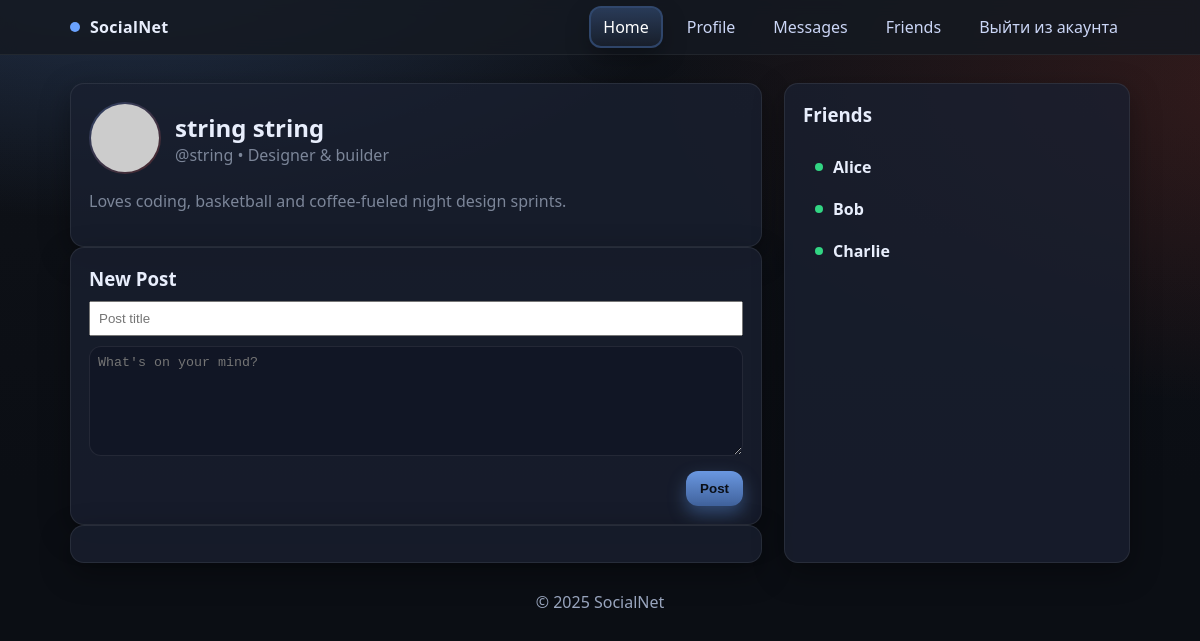
/ (signed in), run on an earlier commit of the app's database.
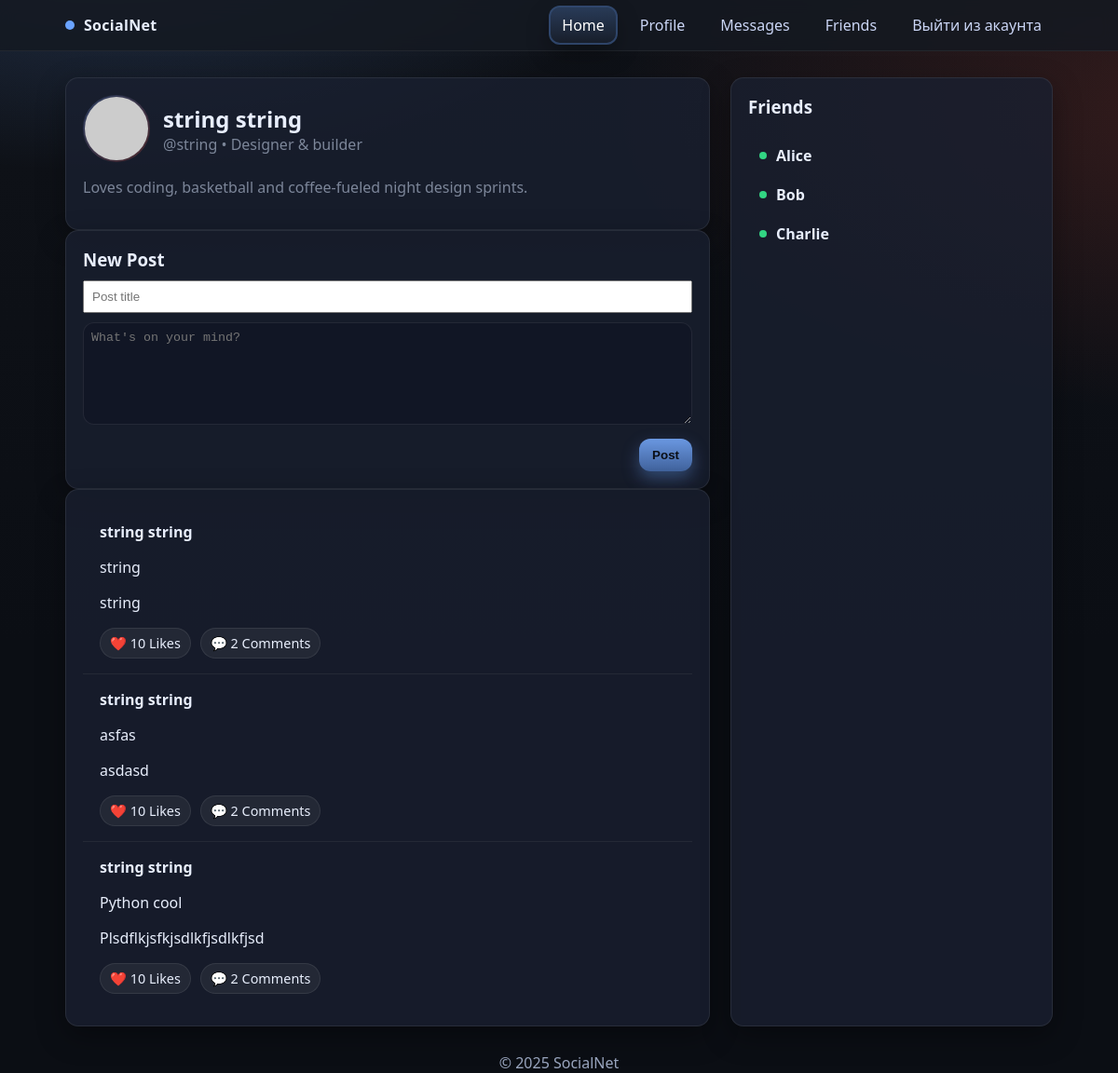
And on a later commit of the database.
### database/models.py (models this page shows)
class User(Base):
    __tablename__ = "users"
    id = Column(Integer, autoincrement=True, primary_key=True)
    name = Column(String(64), nullable=False)
    surname = Column(String(64), nullable=False)
    username = Column(String(64), nullable=False, unique=True)
    email = Column(String(64), nullable=False, unique=True)
    password = Column(String(64), nullable=False)
    phone_number = Column(String, nullable=False, unique=True)
    birthday = Column(String(64), nullable=False)
    city = Column(String, default="Tashkent")
    reg_date = Column(DateTime, default=datetime.now())
    post_fk = relationship("UserPost", back_populates="user_fk", cascade="all, delete-orphan")
    comment_fk = relationship("Comment", back_populates="user_fk", cascade="all, delete-orphan")

class UserPost(Base):
    __tablename__ = "posts"
    id = Column(Integer, autoincrement=True, primary_key=True)
    title = Column(String(150), nullable=False)
    main_text = Column(String(255), nullable=False)
    uid = Column(Integer, ForeignKey("users.id", ondelete="CASCADE"))
    reg_date = Column(DateTime, default=datetime.now())
    user_fk = relationship("User", back_populates="post_fk", lazy="joined")
    photo_fk = relationship("PostPhoto", back_populates="post_fk", cascade="all, delete-orphan")
    comment_fk = relationship("Comment", back_populates="post_fk", cascade="all, delete-orphan")

### main.py (the view)
@app.get("/", include_in_schema=False, response_class=HTMLResponse)
async def main(request: Request, current_user: UserSchema = Depends(get_current_user)):
    all_posts = all_user_posts(current_user.id)
    print(current_user)
    return templates.TemplateResponse(request, name="index.html", context={
        "user": current_user,
        "posts": all_posts
    })

### templates/index.html (shortened to what this page needs)
<!DOCTYPE html>
<html lang="en">
<head>
</head>
<body>
{% if user %}
    <header>
    <div class="wrap">
      <div class="brand">
        <span class="dot"></span>
        <span>SocialNet</span>
      </div>
      <nav>
        <ul>
          <li><a class="active" href="#">Home</a></li>
          <li><a href="#">Profile</a></li>
          <li><a href="#">Messages</a></li>
          <li><a href="#">Friends</a></li>
          <li><a href="/logout">Выйти из акаунта</a></li>
        </ul>
      </nav>
    </div>
  </header>
    <div class="container">
        <main class="main">
            <section id="profile-card" class="card">
    <div class="pad">
      <div class="header">
        <div class="avatar">
          <img src="https://via.placeholder.com/72" alt="User Avatar">
        </div>
        <div>
          <h2 style="margin:0">{{ user.name  }}  {{ user.surname }}</h2>
          <div class="muted">@{{ user.username }} • Designer &amp; builder</div>
        </div>
      </div>
      <p class="muted">Loves coding, basketball and coffee-fueled night design sprints.</p>
    </div>
  </section>
            <section id="new-post" class="card">
    <div class="pad">
      <h3 style="margin:0 0 10px 0">New Post</h3>
       <form id="postForm" onsubmit="return false">
    <input
      id="postTitle"
      type="text"
      placeholder="Post title"
      required
      style="width:100%; padding:8px; margin-bottom:10px;"
    />
    <textarea
      id="postText"
      placeholder="What's on your mind?"
      required
      rows="5"
      style="width:100%; padding:8px;"
    ></textarea>
    <div style="margin-top:10px; display:flex; gap:8px; justify-content:flex-end; align-items:center;">
      <button id="postBtn" type="submit" class="btn">Post</button>
    </div>
  </form>
    </div>
  </section>
            <section id="feed" class="card">
    <div class="pad">
      {% for post in posts%}
      <article class="post">
        <h4>{{ user.name }} {{ user.surname }} </h4>
        <p>{{ post.title }}</p>
        <p>{{ post.main_text }}</p>
        <div class="actions">
          <span class="chip">❤️ 10 Likes</span>
          <span class="chip">💬 2 Comments</span>
        </div>
      </article>
      {% endfor %}
    </div>
  </section>
        </main>
        <aside class="sidebar card">
    <div class="pad">
      <h3 style="margin-top:0">Friends</h3>
      <div class="friend">
        <span class="dot-online"></span>
        <strong>Alice</strong>
      </div>
      <div class="friend">
        <span class="dot-online"></span>
        <strong>Bob</strong>
      </div>
      <div class="friend">
        <span class="dot-online"></span>
        <strong>Charlie</strong>
      </div>
    </div>
  </aside>
    </div>
    <footer>© 2025 SocialNet</footer>
{% else %}
<a href="/login">Авторизоваться</a>
<a href="/register">Зарегистрироваться</a>
{% endif %}
</body>
</html>

### templates/index.html (style rules this page uses)
:root { --bg:#0f1218; --surface:#151922; --muted:#7c8699; --text:#e8eefc; --accent:#6aa3ff; --accent-2:#e64a30; --card:#1a2030cc; --ring: 0 0 0 2px rgba(106,163,255,.35), 0 10px 25px rgba(0,0,0,.35); --radius:14px; }
* { box-sizing:border-box }
html,body { height:100% }
body { margin:0; font-family: system-ui, -apple-system, Segoe UI, Roboto, Helvetica, Arial, "Apple Color Emoji","Segoe UI Emoji"; color:var(--text); background: radial-gradient(1200px 600px at 10% -10%, rgba(106,163,255,.25), transparent 50%), radial-gradient(1200px 600px at 110% 10%, rgba(230,74,48,.18), transparent 55%), linear-gradient(180deg, #0f1218, #0b0e14 60%); }
a { color:inherit;text-decoration:none }
img { display:block;max-width:100%;height:auto }
header { position:sticky; top:0; z-index:10; backdrop-filter: blur(8px); background: color-mix(in oklab, var(--surface) 85%, transparent); border-bottom: 1px solid rgba(255,255,255,.06); }
header .wrap { max-width:1100px; margin:0 auto; padding:16px 20px; display:flex; align-items:center; justify-content:space-between; gap:16px; }
.brand { display:flex; align-items:center; gap:10px; font-weight:700; letter-spacing:.3px; }
.brand .dot { width:10px;height:10px;border-radius:50%;background:var(--accent) }
nav ul { display:flex; gap:14px; list-style:none; padding:0; margin:0 }
nav a { padding:8px 12px; border-radius:10px; color:#cbd6f6; transition: transform .2s ease, background .2s ease, color .2s ease; }
nav a.active { background:linear-gradient(180deg, rgba(106,163,255,.25), rgba(106,163,255,.05)); color:white; box-shadow: var(--ring) }
.container { max-width:1100px; margin:28px auto; padding:0 20px; display:grid; grid-template-columns: 1.8fr .9fr; gap:22px; }
.card { background:var(--card); border:1px solid rgba(255,255,255,.08); border-radius:var(--radius); box-shadow: 0 10px 30px rgba(0,0,0,.35); overflow:hidden; animation: slideUp .6s ease both; }
.card .pad { padding:18px }
#profile-card .header { display:flex; align-items:center; gap:14px; margin-bottom:8px; }
.avatar { width:72px;height:72px;border-radius:50%; background:linear-gradient(135deg, rgba(106,163,255,.25), rgba(230,74,48,.25)); padding:2px; }
.avatar img { border-radius:50% }
.muted { color:var(--muted) }
#new-post textarea { width:100%; min-height:110px; resize:vertical; padding:12px 14px; border-radius:12px; border:1px solid rgba(255,255,255,.08); background:#111625; color:var(--text); outline:none; transition: box-shadow .2s ease, border-color .2s ease; }
.btn { appearance:none; border:0; padding:10px 14px; border-radius:12px; font-weight:600; background:linear-gradient(180deg, color-mix(in oklab, var(--accent) 78%, white 8%), color-mix(in oklab, var(--accent) 60%, black 12%)); color:#0a0e16; box-shadow: 0 8px 18px rgba(106,163,255,.35); cursor:pointer; transition: transform .15s ease, box-shadow .2s ease, filter .2s ease; }
#feed .post { padding:16px 18px; border-top:1px solid rgba(255,255,255,.06) }
#feed .post:first-child { border-top:0 }
.post h4 { margin:0 0 6px 0 }
.actions { display:flex; gap:10px; margin-top:8px }
.chip { display:inline-flex; align-items:center; gap:8px; font-size:.9rem; padding:6px 10px; border-radius:999px; background:rgba(255,255,255,.06); border:1px solid rgba(255,255,255,.08); transition: background .2s ease, transform .2s ease; cursor:default; }
.sidebar .friend { display:flex; align-items:center; gap:10px; padding:10px 12px; border-radius:12px; transition: background .2s ease, transform .2s ease; }
.dot-online { width:8px;height:8px;background:#32d583;border-radius:50% }
footer { max-width:1100px; margin:24px auto 40px; padding:0 20px; color:#9aa6bf; text-align:center; }
main .card { animation-delay:.05s }
main #new-post.card { animation-delay:.12s }
main #feed.card { animation-delay:.18s }
.sidebar.card { animation-delay:.22s }

What changed in the data, as far as the page shows it:
added UserPost: {{ user.name }} "string", {{ user.surname }} "string", title "string", main_text "string"
added UserPost: {{ user.name }} "string", {{ user.surname }} "string", title "asfas", main_text "asdasd"
added UserPost: {{ user.name }} "string", {{ user.surname }} "string", title "Python cool", main_text "Plsdflkjsfkjsdlkfjsdlkfjsd"
